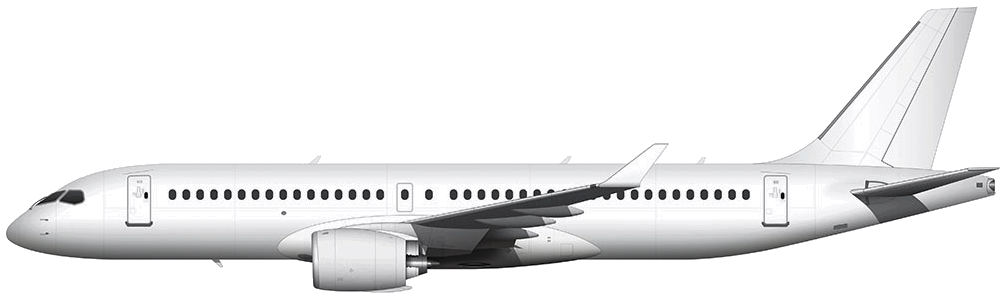
#> input picture img/liveries/a220.png, 1006 x 299 px, given in place of twin.png, which was not available
$ python preview_liveries.py
#> lines starting #> are read from the running program, lines starting #| are printed output that depends on the picture; pictures that were not available may be replaced by others from this repository, and a replacement may not be noted
"""Render livery paint previews with proposed precise geometry.

Simulates the JS paint-layer compositor: opaque layer (body -> belly ->
engines -> tail, later parts overwrite), multiplied over the template,
clipped to silhouette. Saves previews to tools/liv_preview/.
"""
import os
from PIL import Image, ImageDraw, ImageChops

root = os.path.join(os.path.dirname(__file__), "..")
livdir = os.path.join(root, "img", "liveries")
outdir = os.path.join(root, "tools", "liv_preview")
os.makedirs(outdir, exist_ok=True)

BODY = (18, 60, 120)     # dark blue
BELLY = (150, 158, 168)  # grey
ENG = (190, 30, 40)      # red
TAIL = (240, 170, 20)    # gold


def oct_box(x0, y0, x1, y1, c=0.25):
    """Octagon from a box; c = corner cut as fraction of the shorter side."""
    w, h = x1 - x0, y1 - y0
    k = min(w, h) * c
    return [(x0 + k, y0), (x1 - k, y0), (x1, y0 + k), (x1, y1 - k),
            (x1 - k, y1), (x0 + k, y1), (x0, y1 - k), (x0, y0 + k)]


# key -> file, belly poly, engine polys (octagons or free), tail poly
GEO = {
    "twin":   {"file": "twin",   "belly_top": 0.83, "belly_x": 0.84,
               "eng": [oct_box(0.300, 0.70, 0.437, 1.02)],
               "tail": [(0.775, 0.68), (0.85, -0.02), (1.02, -0.02), (1.02, 0.38), (0.88, 0.68)]},
    "a340":   {"file": "a340",   "belly_top": 0.79, "belly_x": 0.86,
               "eng": [oct_box(0.305, 0.74, 0.418, 1.00),
                       oct_box(0.418, 0.72, 0.550, 0.98)],
               "tail": [(0.83, 0.62), (0.885, -0.02), (1.02, -0.02), (1.02, 0.34), (0.91, 0.62)]},
    "rj":     {"file": "rj",     "belly_top": 0.82, "belly_x": 0.68,
               "eng": [oct_box(0.660, 0.38, 0.835, 0.72)],
               "tail": [(0.84, 0.60), (0.885, -0.02), (1.02, -0.02), (1.02, 0.60)]},
    "atr":    {"file": "atr",    "belly_top": 0.83, "belly_x": 0.75,
               "eng": [oct_box(0.315, 0.36, 0.545, 0.62)],
               "tail": [(0.78, 0.55), (0.83, -0.02), (1.02, -0.02), (1.02, 0.55)]},
    "light":  {"file": "light",  "belly_top": 0.68, "belly_x": 0.70,
               "eng": [oct_box(0.080, 0.60, 0.300, 0.88)],
               "tail": [(0.72, 0.42), (0.80, -0.02), (1.02, -0.02), (1.02, 0.42)]},
    "tri":    {"file": "tri",    "belly_top": 0.82, "belly_x": 0.86,
               "eng": [oct_box(0.408, 0.78, 0.525, 1.00),
                       oct_box(0.700, 0.32, 0.845, 0.52)],
               "tail": [(0.855, 0.30), (0.885, -0.02), (1.02, -0.02), (1.02, 0.30)]},
    "b747":   {"file": "b747",   "belly_top": 0.82, "belly_x": 0.86, "belly_bot": 0.96,
               "eng": [oct_box(0.293, 0.76, 0.393, 1.00),
                       oct_box(0.435, 0.73, 0.532, 0.95)],
               "tail": [(0.82, 0.60), (0.885, -0.02), (1.02, -0.02), (1.02, 0.36), (0.92, 0.60)]},
    "b737ng": {"file": "b737ng", "belly_top": 0.83, "belly_x": 0.86,
               "eng": [oct_box(0.313, 0.72, 0.442, 1.00)],
               "tail": [(0.79, 0.60), (0.86, -0.02), (1.02, -0.02), (1.02, 0.40), (0.90, 0.60)]},
    "b38m":   {"file": "b38m",   "belly_top": 0.83, "belly_x": 0.86,
               "eng": [oct_box(0.312, 0.72, 0.436, 1.00)],
               "tail": [(0.79, 0.60), (0.86, -0.02), (1.02, -0.02), (1.02, 0.40), (0.90, 0.60)]},
    "a330":   {"file": "a330",   "belly_top": 0.80, "belly_x": 0.87,
               "eng": [oct_box(0.308, 0.72, 0.432, 1.00)],
               "tail": [(0.80, 0.55), (0.875, -0.02), (1.02, -0.02), (1.02, 0.28), (0.90, 0.55)]},
    "b757":   {"file": "b757",   "belly_top": 0.79, "belly_x": 0.87,
               "eng": [oct_box(0.346, 0.73, 0.470, 1.00)],
               "tail": [(0.78, 0.58), (0.87, -0.02), (1.02, -0.02), (1.02, 0.32), (0.91, 0.58)]},
    "b777":   {"file": "b777",   "belly_top": 0.83, "belly_x": 0.87,
               "eng": [oct_box(0.335, 0.72, 0.435, 1.02)],
               "tail": [(0.80, 0.58), (0.88, -0.02), (1.02, -0.02), (1.02, 0.30), (0.91, 0.58)]},
    "a350":   {"file": "a350",   "belly_top": 0.80, "belly_x": 0.87,
               "eng": [oct_box(0.325, 0.72, 0.445, 1.02)],
               "tail": [(0.80, 0.55), (0.875, -0.02), (1.02, -0.02), (1.02, 0.28), (0.90, 0.55)]},
    "b787":   {"file": "b787",   "belly_top": 0.84, "belly_x": 0.87,
               "eng": [oct_box(0.332, 0.72, 0.432, 1.02)],
               "tail": [(0.79, 0.60), (0.865, -0.02), (1.02, -0.02), (1.02, 0.30), (0.90, 0.60)]},
    "crj9":   {"file": "crj9",   "belly_top": 0.85, "belly_x": 0.80,
               "eng": [oct_box(0.700, 0.44, 0.815, 0.76)],
               "tail": [(0.79, 0.55), (0.845, -0.02), (1.02, -0.02), (1.02, 0.35), (0.88, 0.55)]},
    "a320r":  {"file": "a320",   "belly_top": 0.78, "belly_x": 0.82,
               "eng": [oct_box(0.293, 0.72, 0.432, 1.00)],
               "tail": [(0.78, 0.58), (0.825, -0.02), (1.02, -0.02), (1.02, 0.45), (0.88, 0.58)]},
    "a318r":  {"file": "a318",   "belly_top": 0.80, "belly_x": 0.80,
               "eng": [oct_box(0.285, 0.72, 0.428, 1.00)],
               "tail": [(0.755, 0.55), (0.80, -0.02), (1.02, -0.02), (1.02, 0.50), (0.865, 0.55)]},
    "a220r":  {"file": "a220",   "belly_top": 0.79, "belly_x": 0.84,
               "eng": [oct_box(0.303, 0.73, 0.442, 1.00)],
               "tail": [(0.80, 0.58), (0.85, -0.02), (1.02, -0.02), (1.02, 0.45), (0.90, 0.58)]},
    "b146":   {"file": "b146",   "belly_top": 0.82, "belly_x": 0.78,
               "eng": [oct_box(0.272, 0.57, 0.465, 0.82)],
               "tail": [(0.705, 0.54), (0.775, -0.02), (0.985, -0.02), (0.945, 0.54)]},
    "s340":   {"file": "s340",   "belly_top": 0.82, "belly_x": 0.80,
               "eng": [oct_box(0.290, 0.70, 0.540, 0.94)],
               "tail": [(0.735, 0.62), (0.805, -0.02), (1.00, -0.02), (0.955, 0.62)]},
    "a380":   {"file": "a380",   "belly_top": 0.82, "belly_x": 0.84,
               "eng": [oct_box(0.276, 0.76, 0.398, 0.99),
                       oct_box(0.432, 0.74, 0.556, 0.97)],
               "tail": [(0.81, 0.55), (0.865, -0.02), (1.02, -0.02), (1.02, 0.34), (0.905, 0.55)]},
}


def render(key, cfg):
#> called with key = 'twin'
    im = Image.open(os.path.join(livdir, cfg["file"] + ".png")).convert("RGBA")
#> im is the input picture: PIL image 1006x299 RGBA; mean R, G, B, A 67.1, 67.2, 67.6, 87.4
    W, H = im.size
#> W = 1006; H = 299
    lay = Image.new("RGB", (W, H), BODY)
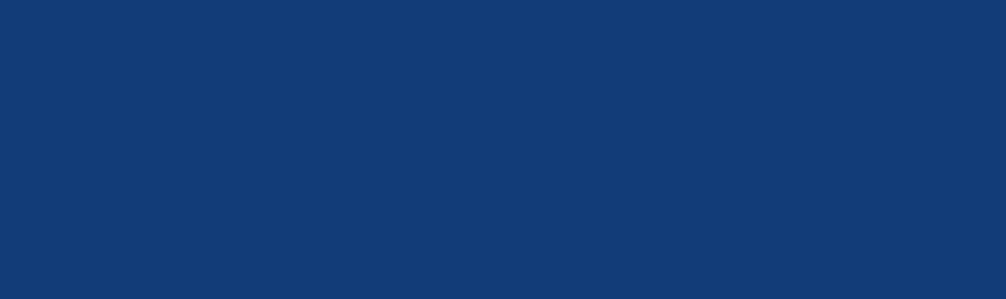
#> lay: PIL image 1006x299 RGB; mean R, G, B 18, 60, 120
    dr = ImageDraw.Draw(lay)
    bt = cfg["belly_top"]
    bb = cfg.get("belly_bot", 1.02)
    bx = cfg["belly_x"]
    dr.polygon([(-2, bt * H), (bx * W, bt * H), (bx * W, bb * H), (-2, bb * H)], fill=BELLY)
    for poly in cfg["eng"]:
        dr.polygon([(x * W, y * H) for x, y in poly], fill=ENG)
    dr.polygon([(x * W, y * H) for x, y in cfg["tail"]], fill=TAIL)
    rgb = im.convert("RGB")
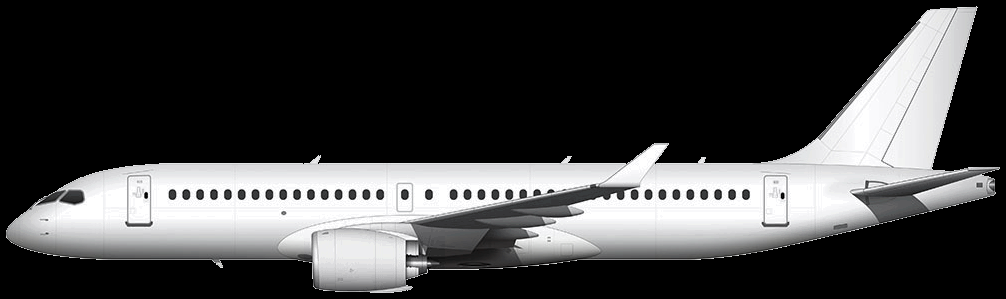
#> rgb: PIL image 1006x299 RGB; mean R, G, B 67.1, 67.2, 67.6
    mixed = ImageChops.multiply(rgb, lay)
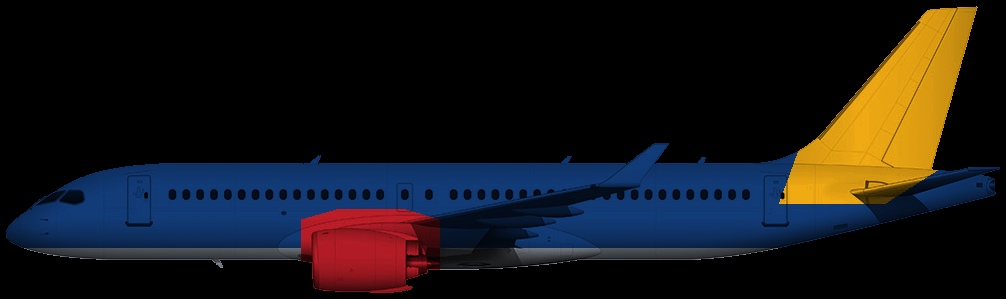
#> mixed: PIL image 1006x299 RGB; mean R, G, B 23.2, 22.3, 24.3
    outim = Image.merge("RGBA", (*mixed.split(), im.split()[3]))
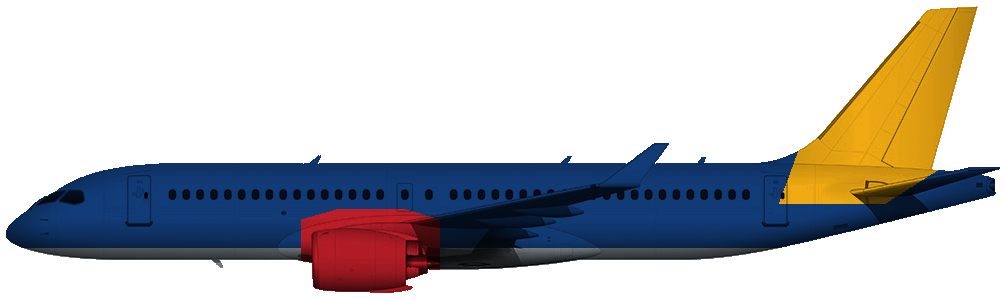
#> outim: PIL image 1006x299 RGBA; mean R, G, B, A 23.2, 22.3, 24.3, 87.4; transparent parts drawn white
    outim.save(os.path.join(outdir, key + ".png"))


for key, cfg in GEO.items():
    render(key, cfg)
#> pass 2 of the loop `for key, cfg in GEO.items():`:
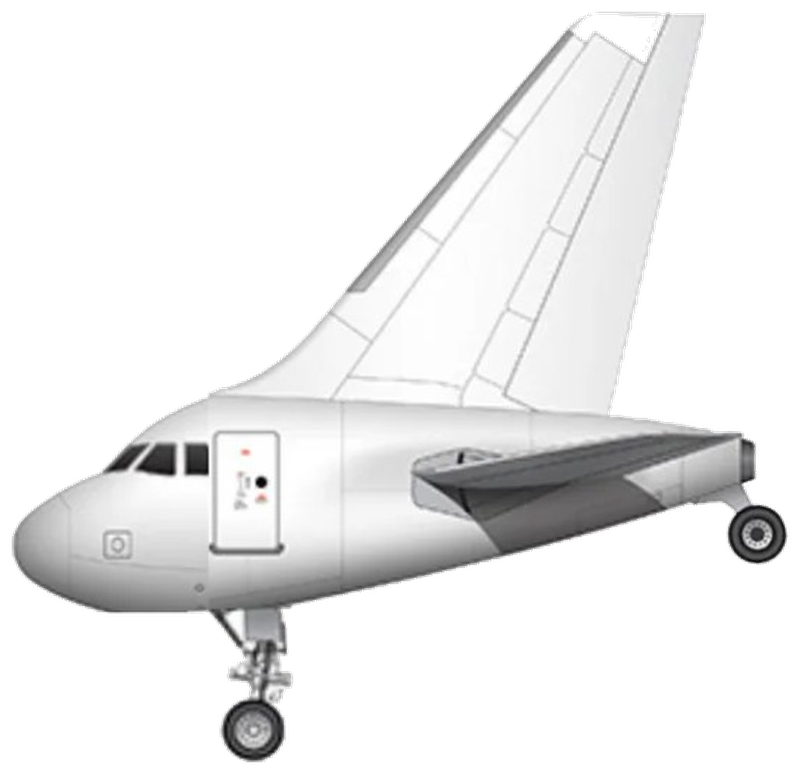
#> input picture img/liveries/a3.png, 800 x 774 px, given in place of a340.png, which was not available
#> in render, im is the input picture: PIL image 800x774 RGBA; mean R, G, B, A 74.1, 74.1, 74.1, 89.8
#> lay: PIL image 800x774 RGB
#> rgb: PIL image 800x774 RGB
#> in render (call 2), `mixed = ImageChops.multiply(rgb, lay)`:
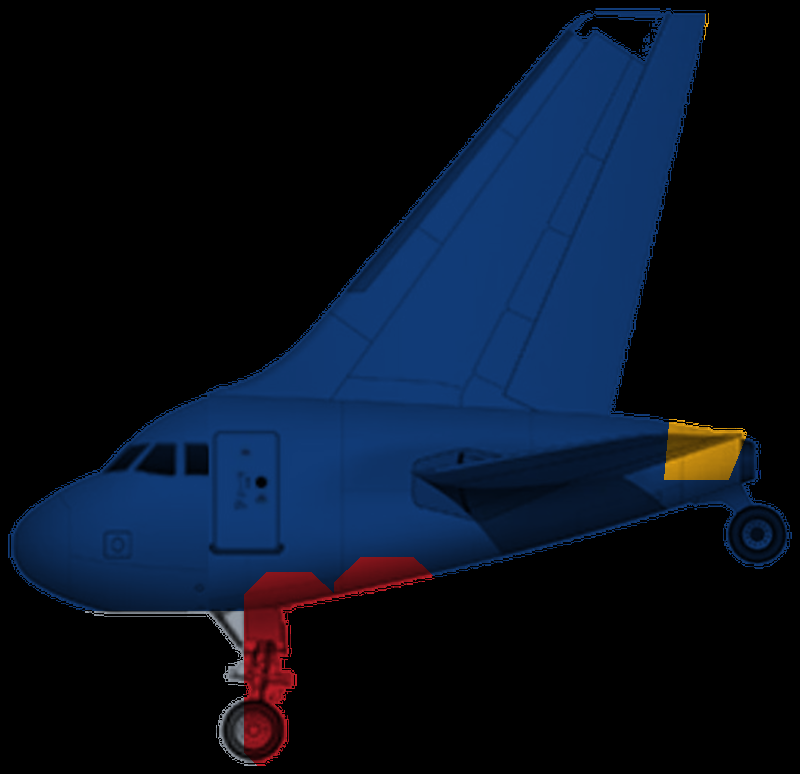
#> mixed: PIL image 800x774 RGB; mean R, G, B 8.3, 17.7, 33.6
#> in render (call 2), `outim = Image.merge("RGBA", (*mixed.split(), im.split()[3]))`:
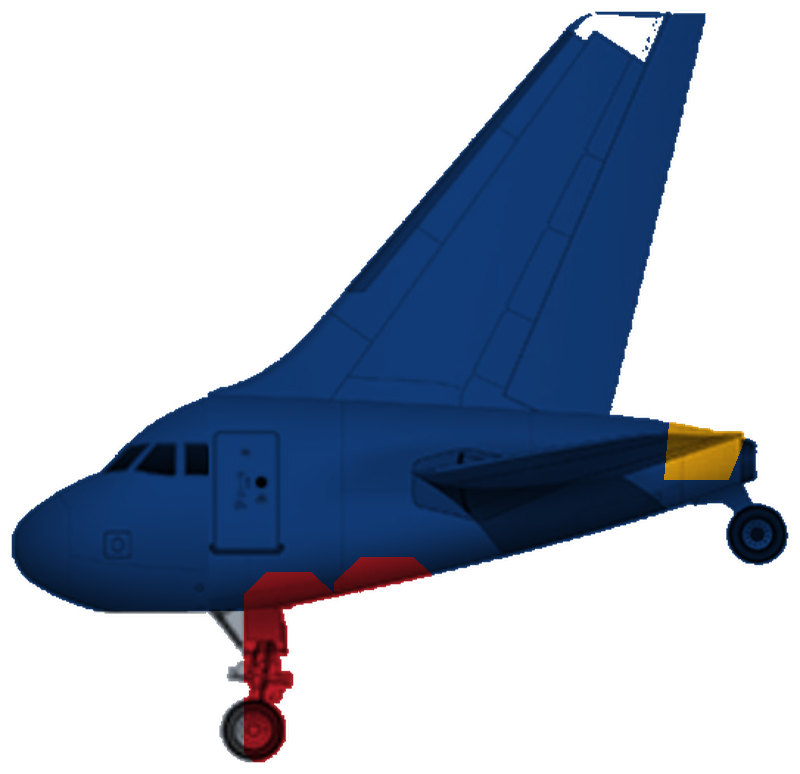
#> outim: PIL image 800x774 RGBA; mean R, G, B, A 8.3, 17.7, 33.6, 89.8; transparent parts drawn white
#> (the run stopped early here; a loop or call above may not have finished)
